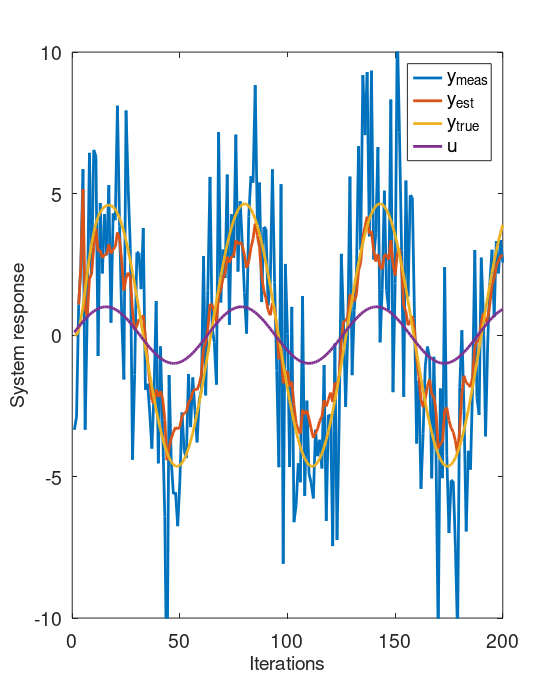

Write MATLAB code to recreate this figure.
% KF state estimation using the Kalman filter
clear all; close all, clc;

% System parameters
a1 = -1.5; a2 = 0.7; b0 = 0.9;	

% Input to the system is a step 
start = 25;

% set up initial vectors
n = 2;  % Numbers of parameters in A
N = 200;   % Set the number of samples
sigma = 3;  % Noise variance

% Define the noise
noise=randn(N,1); noise=sigma*(noise-mean(noise));
u=[-1*ones(start,1);ones(N-start,1)];
u = sin(.1*(1:N));
y=zeros(3,1);
%	Create system ouput
for t= 3:N,
    y(t,1) = -a1*y(t-1) - a2*y(t-2) + b0*u(t-1);
end
y0 = y;
y = y + noise;

A = [0 -a2-0.1
    1 -a1];
B = [0 b0]';
C = [0 1]';

% Set up the matrices and vectors for Kalman filter
x = zeros(n,1);
P = eye(n)*10000;

% Noise information
rv = 1;  Rw = 0.01*eye(n); xSave=[];

for t= 3:N
%	Kalman filter
%	Prediction
	x = A*x + B*u(t-1); % x^(t+1|t)= P x(t|t) + Q u(t)
    % Rw process noise covariance matrix
 	P = A*P*A' + Rw; % phi(t+1|t) = P phi(t|t) P' + Rw
%	Correction
    % rv ouput noise variance
	K = P*C/(rv + C'*P*C); % K(t+1) = [phi(t+1|t) H' ] / [rv + H phi(t+1|t) H']
	x = x + K*(y(t) - C'*x); % x^(t+1|t+1) = x^(t+1|t) + K(t+1) [y(t+1) - H x^(t+1|t)]
	P = (eye(n) - K*C')*P; % phi(t+1|t+1) = [I - K(t) H] phi(t+1|t)
    xSave=[xSave, x];
end

W = 400;
H = 500;
L = 2;

h = figure(1);
set(h, 'PaperUnits', 'point')
set(h, 'PaperSize', [W,H]);
set(h, 'PaperPosition', [0 0 W H]);
plot([1:N],y, 'LineWidth', L)
hold on
plot([3:N], xSave(2, :),'LineWidth', L)
plot([1:N],y0, 'LineWidth', L)
plot([1:N],u, 'LineWidth', L)
xlabel('Iterations')
ylabel('System response')
ylim([-10 10])
legend('y_{meas}', 'y_{est}', 'y_{true}','u');
FS = findall(h, '-property', 'Fontsize');
set(FS, 'FontSize', 14);
%print(h, 'kalman.pdf');
